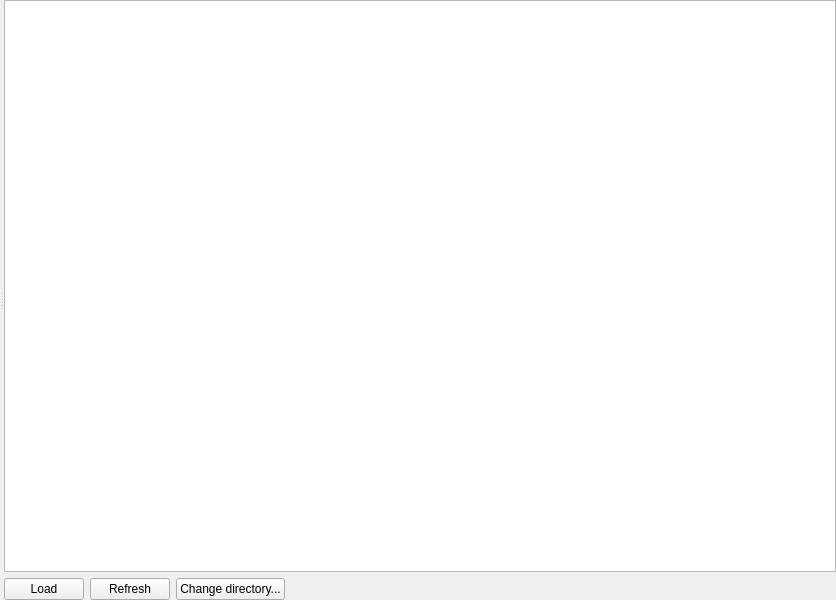
<?xml version="1.0" encoding="UTF-8"?>
<ui version="4.0">
 <class>MainWindow</class>
 <widget class="QMainWindow" name="MainWindow">
  <property name="geometry">
   <rect>
    <x>0</x>
    <y>0</y>
    <width>836</width>
    <height>600</height>
   </rect>
  </property>
  <property name="windowTitle">
   <string>ufit browser</string>
  </property>
  <widget class="QWidget" name="centralwidget">
   <layout class="QHBoxLayout" name="horizontalLayout_2">
    <property name="margin">
     <number>0</number>
    </property>
    <item>
     <widget class="QSplitter" name="splitter">
      <property name="orientation">
       <enum>Qt::Horizontal</enum>
      </property>
      <widget class="QSplitter" name="vsplitter">
       <property name="orientation">
        <enum>Qt::Vertical</enum>
       </property>
       <widget class="QFrame" name="plotframe">
        <property name="frameShape">
         <enum>QFrame::StyledPanel</enum>
        </property>
        <property name="frameShadow">
         <enum>QFrame::Plain</enum>
        </property>
       </widget>
      </widget>
      <widget class="QWidget" name="layoutWidget">
       <layout class="QVBoxLayout" name="verticalLayout">
        <item>
         <widget class="QListWidget" name="dataList">
          <property name="contextMenuPolicy">
           <enum>Qt::ActionsContextMenu</enum>
          </property>
          <property name="selectionMode">
           <enum>QAbstractItemView::ExtendedSelection</enum>
          </property>
         </widget>
        </item>
        <item>
         <layout class="QHBoxLayout" name="horizontalLayout">
          <item>
           <widget class="QPushButton" name="loadBtn">
            <property name="text">
             <string>Load</string>
            </property>
            <property name="icon">
             <iconset resource="../../resource/gui.qrc">
              <normaloff>:/notebook--plus.png</normaloff>:/notebook--plus.png</iconset>
            </property>
           </widget>
          </item>
          <item>
           <widget class="QPushButton" name="refreshBtn">
            <property name="text">
             <string>Refresh</string>
            </property>
            <property name="icon">
             <iconset resource="../../resource/gui.qrc">
              <normaloff>:/arrow-circle-double.png</normaloff>:/arrow-circle-double.png</iconset>
            </property>
           </widget>
          </item>
          <item>
           <widget class="QPushButton" name="dirBtn">
            <property name="text">
             <string>Change directory...</string>
            </property>
            <property name="icon">
             <iconset resource="../../resource/gui.qrc">
              <normaloff>:/folder-open.png</normaloff>:/folder-open.png</iconset>
            </property>
           </widget>
          </item>
          <item>
           <spacer name="horizontalSpacer">
            <property name="orientation">
             <enum>Qt::Horizontal</enum>
            </property>
            <property name="sizeHint" stdset="0">
             <size>
              <width>40</width>
              <height>20</height>
             </size>
            </property>
           </spacer>
          </item>
         </layout>
        </item>
       </layout>
      </widget>
     </widget>
    </item>
   </layout>
  </widget>
  <widget class="QMenuBar" name="menubar">
   <property name="geometry">
    <rect>
     <x>0</x>
     <y>0</y>
     <width>836</width>
     <height>21</height>
    </rect>
   </property>
  </widget>
 </widget>
 <resources>
  <include location="../../resource/gui.qrc"/>
 </resources>
 <connections/>
</ui>
